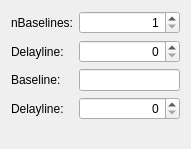
<?xml version="1.0" encoding="UTF-8"?>
<ui version="4.0">
 <class>BaselineConfigurator</class>
 <widget class="QDialog" name="BaselineConfigurator">
  <property name="geometry">
   <rect>
    <x>0</x>
    <y>0</y>
    <width>191</width>
    <height>149</height>
   </rect>
  </property>
  <property name="windowTitle">
   <string>Dialog</string>
  </property>
  <layout class="QFormLayout" name="formLayout">
   <item row="2" column="0">
    <widget class="QLabel" name="label_1">
     <property name="text">
      <string>Delayline:</string>
     </property>
    </widget>
   </item>
   <item row="3" column="0">
    <widget class="QLabel" name="label_2">
     <property name="text">
      <string>Baseline:</string>
     </property>
    </widget>
   </item>
   <item row="0" column="0">
    <widget class="QLabel" name="label">
     <property name="text">
      <string>nBaselines:</string>
     </property>
    </widget>
   </item>
   <item row="0" column="1">
    <widget class="QSpinBox" name="spinBox_nBaselines">
     <property name="alignment">
      <set>Qt::AlignmentFlag::AlignRight|Qt::AlignmentFlag::AlignTrailing|Qt::AlignmentFlag::AlignVCenter</set>
     </property>
     <property name="minimum">
      <number>1</number>
     </property>
     <property name="value">
      <number>1</number>
     </property>
    </widget>
   </item>
   <item row="3" column="1">
    <widget class="QLineEdit" name="lineEdit_2"/>
   </item>
   <item row="4" column="0">
    <widget class="QLabel" name="label_3">
     <property name="text">
      <string>Delayline:</string>
     </property>
    </widget>
   </item>
   <item row="2" column="1">
    <widget class="QSpinBox" name="spinBox">
     <property name="alignment">
      <set>Qt::AlignmentFlag::AlignRight|Qt::AlignmentFlag::AlignTrailing|Qt::AlignmentFlag::AlignVCenter</set>
     </property>
    </widget>
   </item>
   <item row="4" column="1">
    <widget class="QSpinBox" name="spinBox_2">
     <property name="alignment">
      <set>Qt::AlignmentFlag::AlignRight|Qt::AlignmentFlag::AlignTrailing|Qt::AlignmentFlag::AlignVCenter</set>
     </property>
    </widget>
   </item>
  </layout>
 </widget>
 <resources/>
 <connections/>
</ui>
